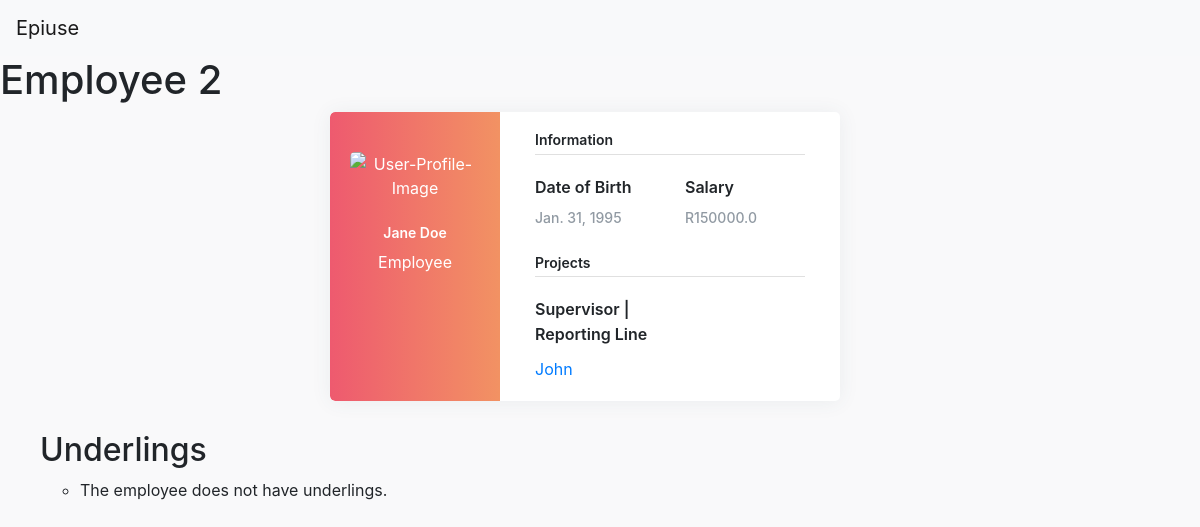
/2, run on the app's committed database.
### main/models.py (models this page shows, shortened)
class Employee(models.Model):
    emp_num = models.IntegerField(primary_key=True,null=False)
    emp_relation = models.ForeignKey('self', verbose_name=("relation"), on_delete=models.CASCADE,null=True,blank=True,related_name="underlings")
    emp_role = models.CharField(max_length=50)
    emp_name = models.CharField(max_length=50)
    emp_surname = models.CharField(max_length=50)
    emp_dob =  models.DateField()
    emp_salary = models.FloatField()

### main/views.py (the view)
# urls.py: path('<int:emp_num>',views.employee,name="employee"),
def employee(request,emp_num):
    try:
        employee = Employee.objects.get(pk=emp_num)
    except Employee.DoesNotExist:
        raise Http404("Employee Does Not Exist")
    if employee.emp_relation_id == None:
            supervisor = Employee.objects.get(pk=employee.emp_num)
    else:
            supervisor = Employee.objects.get(pk = employee.emp_relation_id)
    context = {
        "employee":employee,
        "underlings":employee.underlings.all(),
        "supervisor":supervisor,
    }
    return render(request,"epiuse/employee.html",context)

### main/templates/epiuse/employee.html (shortened to what this page needs)
{% extends 'epiuse/base.html' %}
{% block body %}
{% include 'includes/main_navbar.html' %}
{% load static %}
<link rel="stylesheet" href="{% static 'employee.css' %}">
<h1>Employee {{employee.emp_num}}</h1>
<div class="container">
    <div class="row container d-flex justify-content-center">
        <div class="col-xl-6 col-md-12">
            <div class="card user-card-full">
                <div class="row m-l-0 m-r-0">
                    <div class="col-sm-4 bg-c-lite-green user-profile">
                        <div class="card-block text-center text-white">
                            <div class="m-b-25"> <img src="https://img.icons8.com/bubbles/100/000000/user.png" class="img-radius" alt="User-Profile-Image"> </div>
                            <h6 class="f-w-600">{{employee.emp_name}} {{employee.emp_surname}}</h6>
                            <p>{{employee.emp_role}}</p>
                        </div>
                    </div>
                    <div class="col-sm-8">
                        <div class="card-block">
                            <h6 class="m-b-20 p-b-5 b-b-default f-w-600">Information</h6>
                            <div class="row">
                                <div class="col-sm-6">
                                    <p class="m-b-10 f-w-600">Date of Birth</p>
                                    <h6 class="text-muted f-w-400">{{employee.emp_dob}}</h6>
                                </div>
                                <div class="col-sm-6">
                                    <p class="m-b-10 f-w-600">Salary</p>
                                    <h6 class="text-muted f-w-400">R{{employee.emp_salary}}</h6>
                                </div>
                            </div>
                            <h6 class="m-b-20 m-t-40 p-b-5 b-b-default f-w-600">Projects</h6>
                            <div class="row">
                                <div class="col-sm-6">
                                    <p class="m-b-10 f-w-600">Supervisor | Reporting Line</p>
                                    {% if supervisor.emp_num != employee.emp_num %}
                                    <a href="{% url 'employee' supervisor.emp_num %}">{{supervisor.emp_name}}</a>
                                    {% endif %}
                                </div>
                            </div>
                        </div>
                    </div>
                </div>
            </div>
        </div>
    </div>
</div>
<ul>
<h2>Underlings</h2>
<ul>
{% for underling in underlings %}
<li>Employee Number: {{ underling.emp_num}} - <a href="{% url 'employee' underling.emp_num %}">{{underling.emp_name}}</a> is supervised by{{employee.emp_name}}</li>
{% empty %}
<li>The employee does not have underlings.</li>
{% endfor %}
</ul>
{% endblock %}

### main/static/employee.css (style rules this page uses)
body { background-color: #f9f9fa }
.user-card-full { overflow: hidden }
.card { border-radius: 5px; -webkit-box-shadow: 0 1px 20px 0 rgba(69, 90, 100, 0.08); box-shadow: 0 1px 20px 0 rgba(69, 90, 100, 0.08); border: none; margin-bottom: 30px }
.m-r-0 { margin-right: 0px }
.m-l-0 { margin-left: 0px }
.user-card-full .user-profile { border-radius: 5px 0 0 5px }
.bg-c-lite-green { background: -webkit-gradient(linear, left top, right top, from(#f29263), to(#ee5a6f)); background: linear-gradient(to right, #ee5a6f, #f29263) }
.user-profile { padding: 20px 0 }
.card-block { padding: 1.25rem }
.m-b-25 { margin-bottom: 25px }
.img-radius { border-radius: 5px }
h6 { font-size: 14px }
.card .card-block p { line-height: 25px }
.b-b-default { border-bottom: 1px solid #e0e0e0 }
.m-b-20 { margin-bottom: 20px }
.p-b-5 { padding-bottom: 5px !important }
.m-b-10 { margin-bottom: 10px }
.text-muted { color: #919aa3 !important }
.f-w-600 { font-weight: 600 }
.m-t-40 { margin-top: 20px }
.user-card-full::before { content: "xfsdf"; position: absolute; top:20px; left:10px; background-color: red; }

### data on the page
Employee: emp_num "2", emp_name "Jane", emp_surname "Doe", emp_role "Employee", emp_dob "Jan. 31, 1995", emp_salary "150000.0"
Employee: emp_name "John"
